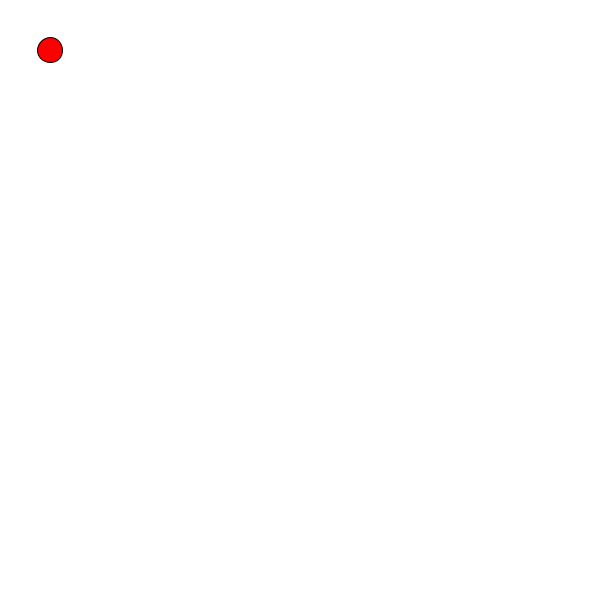
Frame 1 (no input)
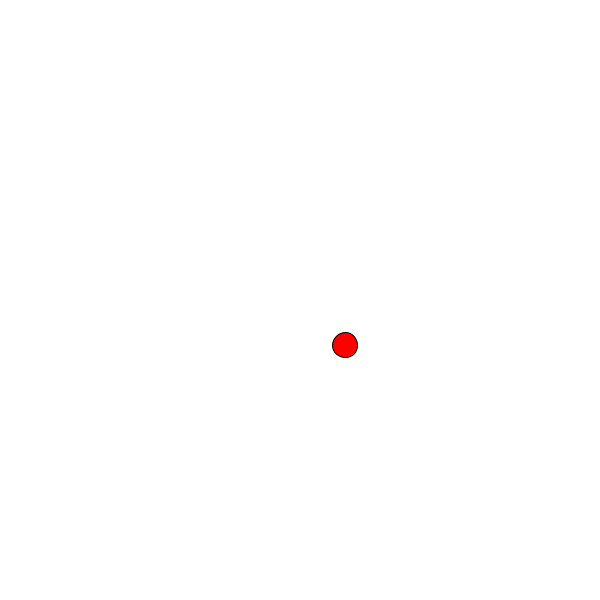
Frame 60 (the mouse pressed at the canvas centre just before this capture)
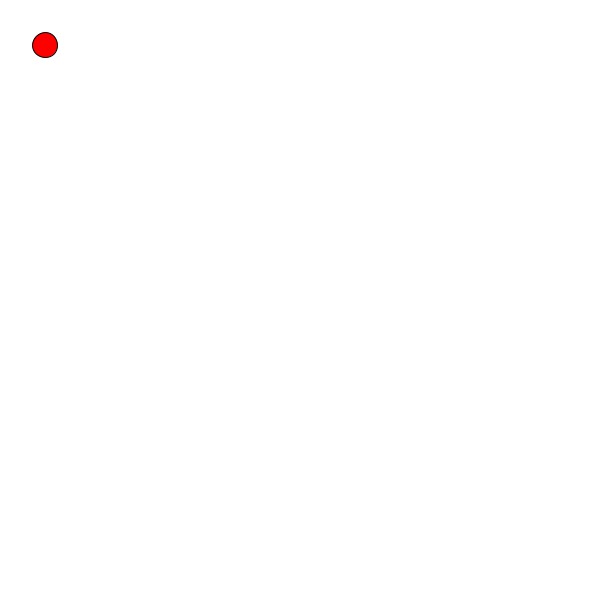
Frame 120 (the mouse held since frame 60 and released just before this capture)

The Processing sketch that drew these frames (run headless with seeded random() and noise(); from frame 60 on, the mouse is pressed at the canvas centre):

// Processing sketch: Vector_Class_001
// ── Vector_Class_001.pde
Vector position = new Vector(50, 50);

void setup()
{
  size(600, 600);
  background(255);
  fill(255, 0, 0);
}

void draw()
{
  background(255);
  ellipse(position.x, position.y, 25, 25);
  position.x = (position.x + 5) % 600;
  position.y = (position.y + 5) % 600;
}

class Vector
{
  float x, y;
  
  Vector(float x, float y)
  {
    this.x = x;
    this.y = y;
  }
}
